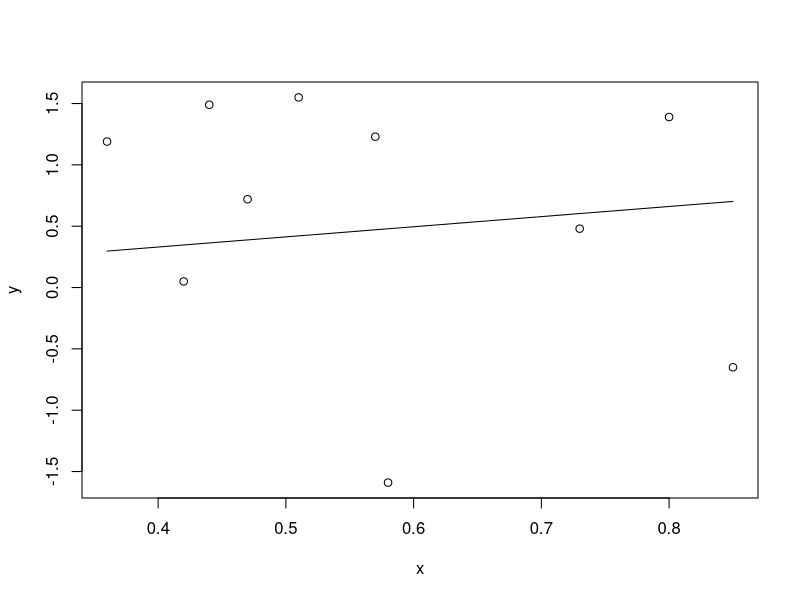
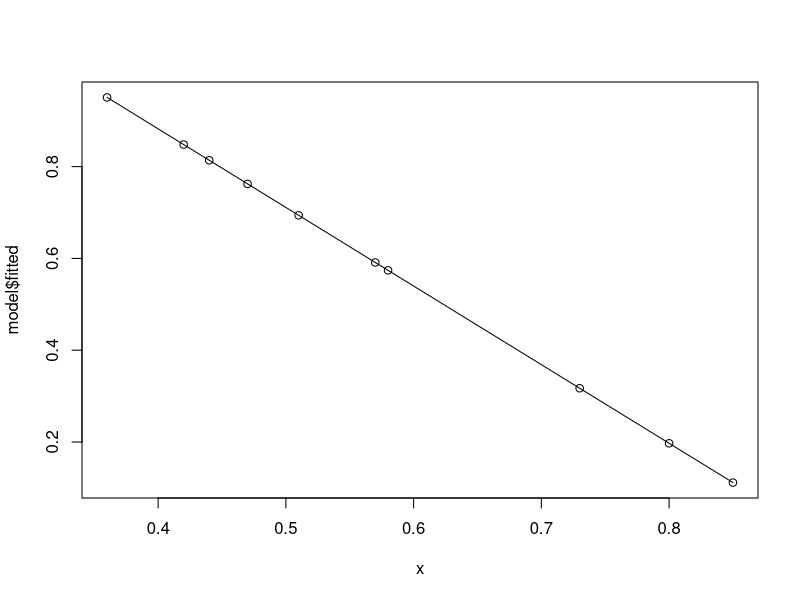
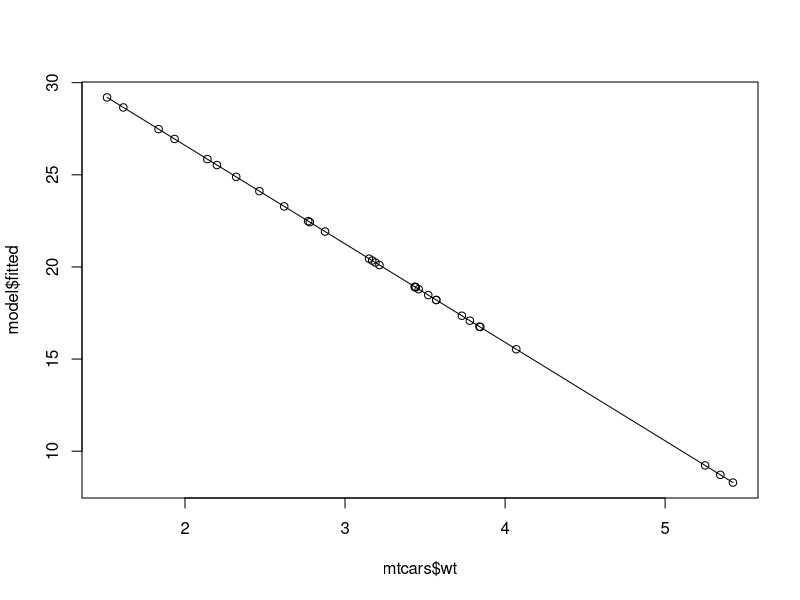

The R source for these figures, in order:
## Regression 12/06/14
## Quiz 1

setwd("~/R-projects/Regression")
install.packages('usingR')


#### Q1
#Give the value of mu that minimizes the least squares equation w*(x - mu)^2


x <- c(0.18, -1.54, 0.42, 0.95)
w <- c(2, 1, 3, 1)

sum(x*w)/sum(w)

# WRONG! Use weighted mean function instead
#a <- c(0.0025,0.300,0.1471,1.077)
#choices <- w*(x-a)^2
#choices <- cbind(a, choices)
#choices

mean(x)
weighted.mean(x,w)

# ANSWER = 0.1471



#### Q2
# Fit the regression through the origin and get the slope treating y as the outcome and x as the regressor. (Hint, do not 
# center the data since we want regression through the origin, not through the means of the data.

x <- c(0.8, 0.47, 0.51, 0.73, 0.36, 0.58, 0.57, 0.85, 0.44, 0.42)
y <- c(1.39, 0.72, 1.55, 0.48, 1.19, -1.59, 1.23, -0.65, 1.49, 0.05)

# pattern of call ---> lm(I(child - mean(child))~ I(parent - mean(parent)) - 1, data = galton)

# this is not correct -----
#y-mean(y)
#x-mean(x)
#model <- lm( I(y-mean(y)) ~ I(x-mean(x)) - 1) # no offset
#summary(model)
#model$coefficient
# --------------

model <- lm( y ~ x - 1) # no offset
summary(model)
model$coefficient

#plot(model)
plot.new()
plot(x,y,)
lines(x,model$fitted)

#ANSWER = 0.8263

# try with offset
model <- lm( y ~ x) # offset
summary(model)
model$coefficients
#plot(model)
plot.new()
plot(x,model$fitted)
lines(x,model$fitted)




#### Q3
# Do data(mtcars) from the datasets package and fit the regression model with mpg as the outcome and weight as the predictor. Give the slope coefficient.

data(mtcars)
model <- (lm(mpg ~ wt, data = mtcars))
summary(model)
model$coefficients
plot(mtcars$wt,model$fitted)
lines(mtcars$wt,model$fitted)

#ANSWER = -5.344



#### Q4
# Consider data with an outcome (Y) and a predictor (X). The standard deviation of the predictor is one half that of the 
# outcome. The correlation between the two variables is .5. What value would the slope coefficient for the regression model 
# with Y as the outcome and X as the predictor?

#coeff = cor(y,x) * (sd(y)/sd(x))

coeff <- 0.5 * 2

#ANSWER = 1



#### Q5
# Students were given two hard tests and scores were normalized to have empirical mean 0 and variance 1. The correlation 
# between the scores on the two tests was 0.4. What would be the expected score on Quiz 2 for a student who had a normalized 
# score of 1.5 on Quiz 1?

# intercept = mean(y) - coeff * mean(x)
#
# here the coeff = 0.4 because sd(x) = sd(y) = sqrt(1)
#
# then intercept = 0 - 0.4 * 0 = 0
#
# so regression line equation is y = 0 + 0.4x

expectedScore <- 0.4*1.5

#ANSWER = 0.6



#### Q6
# What is the value of the first measurement if x were normalized (to have mean 0 and variance 1)?

x <- c(8.58, 10.46, 9.01, 9.64, 8.86)
xNorm <- (x - mean(x))/sd(x)
xNorm[1]

#ANSWER = -0.9719



#### Q7
# Consider the following data set (used above as well). What is the intercept for fitting the model with x as the predictor 
# and y as the outcome?

x <- c(0.8, 0.47, 0.51, 0.73, 0.36, 0.58, 0.57, 0.85, 0.44, 0.42)
y <- c(1.39, 0.72, 1.55, 0.48, 1.19, -1.59, 1.23, -0.65, 1.49, 0.05)

model <- lm(y ~ x)
model$coefficients[1]

#ANSWER = 1.567



#### Q8
# You know that both the predictor and response have mean 0. What can be said about the intercept when you fit a linear 
# regression?

#ANSWER = Intercept must be zero, because it = mean(y) - coeff * mean(x)



#### Q9
# What value minimizes the sum of the squared distances between these points and itself?

x <- c(0.8, 0.47, 0.51, 0.73, 0.36, 0.58, 0.57, 0.85, 0.44, 0.42)
mean(x)

#ANSWER = 0.573



#### Q10
# Let the slope having fit Y as the outcome and X as the predictor be denoted as Beta1. Let the slope from fitting X as the 
# outcome and Y as the predictor be denoted as Gamma1. Suppose that you divide Beta1 by Gamma1; in other words consider 
# Beta1/Gamma1. What is this ratio always equal to?

# Beta1 = Cor(y,x) * sd(y)/sd(x)
# Gamma1 = Cor(y,x) * sd(x)/sd(y)

# Beta1/Gamma1 = (sd(y)/sd(x)) * (sd(y)/sd(x))
# = var(y)/var(x)
